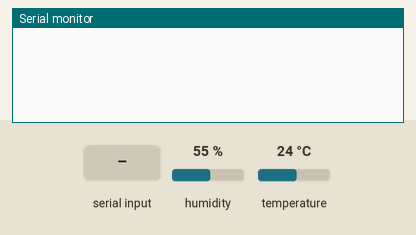
The sketch below on a simulated Arduino Uno, built with avr-gcc and run on an emulated ATmega328P. Parts: the last lines printed to the serial monitor. The inputs (shaded band) are chosen by the test bench; at power-on: humidity 55 %, temperature 24 °C.

Above: at 1.2 s.
1.3 s: "r" received over Serial
At 2.3 s:
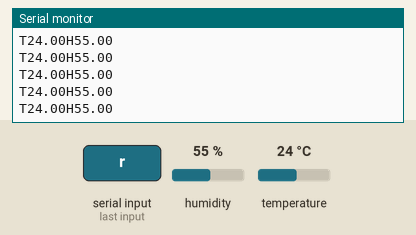
3.2 s: humidity set to 22 %
At 4.0 s:
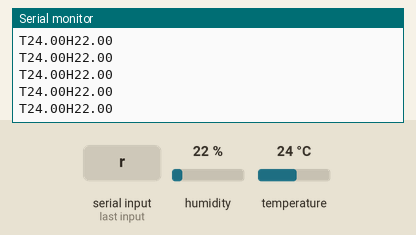
6.2 s: temperature set to 12 °C
At 6.7 s:
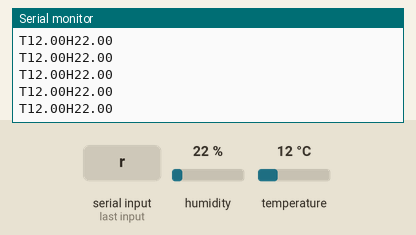
7.7 s: humidity set to 40 %
At 8.4 s:
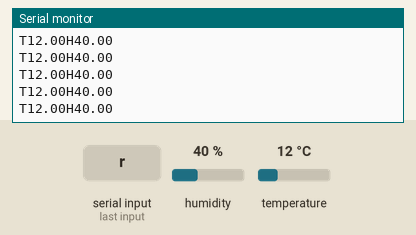
Timing chart, 0 to 10.2 s (numbered marks = the images above; inputs shaded):
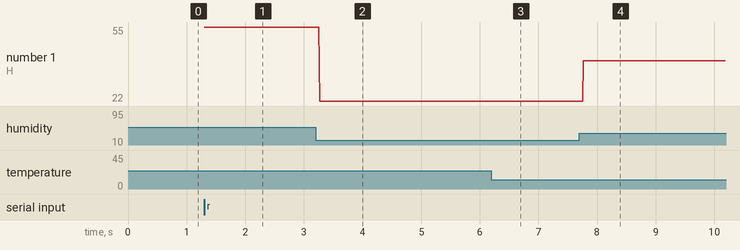

The sketch:

TBD_arduino.ino
```cpp
#include <Adafruit_Sensor.h>

// DHT Temperature & Humidity Sensor
// Unified Sensor Library Example
// Written by Tony DiCola for Adafruit Industries
// Released under an MIT license.

// Depends on the following Arduino libraries:
// - Adafruit Unified Sensor Library: https://github.com/adafruit/Adafruit_Sensor
// - DHT Sensor Library: https://github.com/adafruit/DHT-sensor-library

#include <Adafruit_Sensor.h>
#include <DHT.h>
#include <DHT_U.h>

#define DHTPIN            7         // Pin which is connected to the DHT sensor.

// Uncomment the type of sensor in use:
#define DHTTYPE           DHT11     // DHT 11
//#define DHTTYPE           DHT22     // DHT 22 (AM2302)
//#define DHTTYPE           DHT21     // DHT 21 (AM2301)

// See guide for details on sensor wiring and usage:
//   https://learn.adafruit.com/dht/overview

DHT_Unified dht(DHTPIN, DHTTYPE);

uint32_t delayMS;
int dhread;


void setup() {
  Serial.begin(9600);
  // Initialize device.
  dht.begin();
  // Print temperature sensor details.
  sensor_t sensor;
  dht.temperature().getSensor(&sensor);

  dht.humidity().getSensor(&sensor);
  // 30 Second delay between each reading
  delayMS = 10000;

}

void loop() {
  if (Serial.available()>0){
  dhread = Serial.read();}
  if (dhread == 'r') {
      // Get temperature event and print its value.
    sensors_event_t event;
    dht.temperature().getEvent(&event);
    if (isnan(event.temperature)) {
      Serial.println("Error reading temperature!");
    }
    else {
      Serial.print("T");
      Serial.print(event.temperature);

    }
    // Get humidity event and print its value.
    dht.humidity().getEvent(&event);
    if (isnan(event.relative_humidity)) {
      Serial.println("Error reading humidity!");
    }
    else {
      Serial.print("H");
      Serial.println(event.relative_humidity);
    }

  }


}
```

Measured:
- after the input at 1.3 s, the serial monitor: prints a new line at once (image 1)
- after the input at 3.2 s, the serial monitor: prints a new line after 0.07 s (image 2)
- after the input at 6.2 s, the serial monitor: prints a new line after 0.07 s (image 3)
- after the input at 7.7 s, the serial monitor: prints a new line after 0.07 s (image 4)
- plotted number 1: 55 → 22 after the input at 3.2 s, 22 → 40 after the input at 7.7 s
